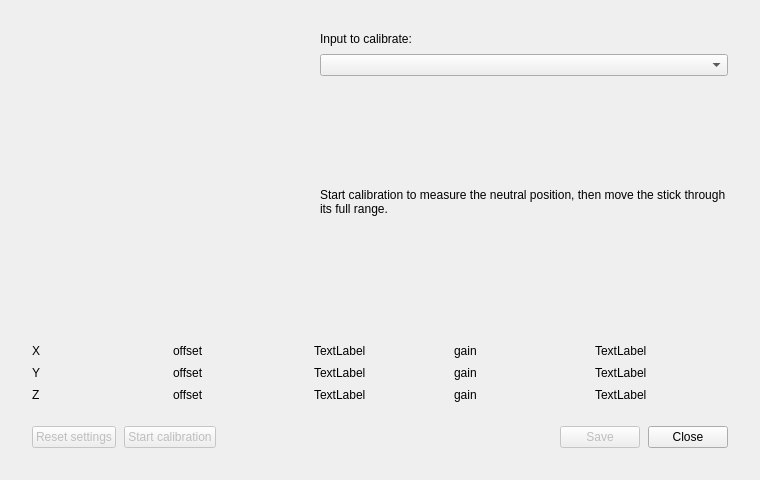
<?xml version="1.0" encoding="UTF-8"?>
<ui version="4.0">
 <class>Calibration</class>
 <widget class="QWidget" name="Calibration">
  <property name="geometry">
   <rect>
    <x>0</x>
    <y>0</y>
    <width>760</width>
    <height>480</height>
   </rect>
  </property>
  <property name="minimumSize">
   <size>
    <width>700</width>
    <height>440</height>
   </size>
  </property>
  <property name="windowTitle">
   <string>Form</string>
  </property>
  <layout class="QVBoxLayout" name="verticalLayout_7">

<property name="leftMargin"><number>24</number></property>
<property name="topMargin"><number>24</number></property>
<property name="rightMargin"><number>24</number></property>
<property name="bottomMargin"><number>24</number></property>
<property name="spacing"><number>8</number></property>
<item>
    <layout class="QVBoxLayout" name="verticalLayout_2">

<property name="leftMargin"><number>0</number></property>
<property name="topMargin"><number>0</number></property>
<property name="rightMargin"><number>0</number></property>
<property name="bottomMargin"><number>0</number></property>
<property name="spacing"><number>8</number></property>
<item>
      <layout class="QHBoxLayout" name="horizontalLayout_4" stretch="0,1">

<property name="leftMargin"><number>0</number></property>
<property name="topMargin"><number>0</number></property>
<property name="rightMargin"><number>0</number></property>
<property name="bottomMargin"><number>0</number></property>
<property name="spacing"><number>8</number></property>
<item>
        <widget class="QStackedWidget" name="statusStack">
         <property name="sizePolicy">
          <sizepolicy hsizetype="Preferred" vsizetype="Preferred">
           <horstretch>0</horstretch>
           <verstretch>0</verstretch>
          </sizepolicy>
         </property>
         <property name="minimumSize">
          <size>
           <width>280</width>
           <height>280</height>
          </size>
         </property>
         <property name="maximumSize">
          <size>
           <width>16777215</width>
           <height>16777215</height>
          </size>
         </property>
         <property name="sizeIncrement">
          <size>
           <width>0</width>
           <height>0</height>
          </size>
         </property>
         <property name="baseSize">
          <size>
           <width>200</width>
           <height>200</height>
          </size>
         </property>
         <property name="currentIndex">
          <number>1</number>
         </property>
         <widget class="JoySensorStatusBox" name="sensorStatusBoxWidget"/>
         <widget class="JoyControlStickStatusBox" name="stickStatusBoxWidget"/>
        </widget>
       </item>
       <item>
        <layout class="QVBoxLayout" name="verticalLayout" stretch="0,0,1">

<property name="leftMargin"><number>8</number></property>
<property name="topMargin"><number>8</number></property>
<property name="rightMargin"><number>8</number></property>
<property name="bottomMargin"><number>8</number></property>
<property name="spacing"><number>8</number></property>
<item>
          <widget class="QLabel" name="label_16">
           <property name="text">
            <string>Input to calibrate:</string>
           </property>
          </widget>
         </item>
         <item>
          <widget class="QComboBox" name="deviceComboBox"/>
         </item>

         <item>
          <widget class="QLabel" name="steps">
           <property name="text">
            <string>Start calibration to measure the neutral position, then move the stick through its full range.</string>
           </property>
           <property name="alignment">
            <set>Qt::AlignLeading|Qt::AlignLeft|Qt::AlignVCenter</set>
           </property>
           <property name="wordWrap">
            <bool>true</bool>
           </property>
          </widget>
         </item>
        </layout>
       </item>
      </layout>
     </item>
     <item>
      <layout class="QGridLayout" name="gridLayout">

<property name="leftMargin"><number>8</number></property>
<property name="topMargin"><number>8</number></property>
<property name="rightMargin"><number>8</number></property>
<property name="bottomMargin"><number>8</number></property>
<property name="spacing"><number>8</number></property>
<item row="3" column="0">
        <widget class="QLabel" name="zAxisLabel">
         <property name="text">
          <string>Z</string>
         </property>
        </widget>
       </item>
       <item row="3" column="2">
        <widget class="QLabel" name="offsetZValue">
         <property name="text">
          <string>TextLabel</string>
         </property>
        </widget>
       </item>
       <item row="1" column="0">
        <widget class="QLabel" name="xAxisLabel">
         <property name="text">
          <string>X</string>
         </property>
        </widget>
       </item>
       <item row="2" column="2">
        <widget class="QLabel" name="offsetYValue">
         <property name="text">
          <string>TextLabel</string>
         </property>
        </widget>
       </item>
       <item row="1" column="3">
        <widget class="QLabel" name="gainXLabel">
         <property name="text">
          <string>gain</string>
         </property>
        </widget>
       </item>
       <item row="1" column="2">
        <widget class="QLabel" name="offsetXValue">
         <property name="text">
          <string>TextLabel</string>
         </property>
        </widget>
       </item>
       <item row="1" column="1">
        <widget class="QLabel" name="offsetXLabel">
         <property name="text">
          <string>offset</string>
         </property>
        </widget>
       </item>
       <item row="2" column="0">
        <widget class="QLabel" name="yAxisLabel">
         <property name="text">
          <string>Y</string>
         </property>
        </widget>
       </item>
       <item row="3" column="1">
        <widget class="QLabel" name="offsetZLabel">
         <property name="text">
          <string>offset</string>
         </property>
        </widget>
       </item>
       <item row="2" column="1">
        <widget class="QLabel" name="offsetYLabel">
         <property name="text">
          <string>offset</string>
         </property>
        </widget>
       </item>
       <item row="1" column="4">
        <widget class="QLabel" name="gainXValue">
         <property name="text">
          <string>TextLabel</string>
         </property>
        </widget>
       </item>
       <item row="2" column="3">
        <widget class="QLabel" name="gainYLabel">
         <property name="text">
          <string>gain</string>
         </property>
        </widget>
       </item>
       <item row="2" column="4">
        <widget class="QLabel" name="gainYValue">
         <property name="text">
          <string>TextLabel</string>
         </property>
        </widget>
       </item>
       <item row="3" column="3">
        <widget class="QLabel" name="gainZLabel">
         <property name="text">
          <string>gain</string>
         </property>
        </widget>
       </item>
       <item row="3" column="4">
        <widget class="QLabel" name="gainZValue">
         <property name="text">
          <string>TextLabel</string>
         </property>
        </widget>
       </item>
      </layout>
     </item>

     <item>
      <layout class="QHBoxLayout" name="horizontalLayout">

<property name="leftMargin"><number>8</number></property>
<property name="topMargin"><number>8</number></property>
<property name="rightMargin"><number>8</number></property>
<property name="bottomMargin"><number>8</number></property>
<property name="spacing"><number>8</number></property>
<item>
        <widget class="QPushButton" name="resetBtn">
<property name="icon"><iconset><normaloff>:/pad/icons/refresh.svg</normaloff></iconset></property>
         <property name="enabled">
          <bool>false</bool>
         </property>
         <property name="text">
          <string>Reset settings</string>
         </property>
        </widget>
       </item>
       <item>
        <widget class="QPushButton" name="startBtn">
<property name="icon"><iconset><normaloff>:/pad/icons/sliders.svg</normaloff></iconset></property>
         <property name="enabled">
          <bool>false</bool>
         </property>
         <property name="text">
          <string>Start calibration</string>
         </property>
        </widget>
       </item>
       <item>
        <spacer name="horizontalSpacer">
         <property name="orientation">
          <enum>Qt::Horizontal</enum>
         </property>
         <property name="sizeHint" stdset="0">
          <size>
           <width>40</width>
           <height>20</height>
          </size>
         </property>
        </spacer>
       </item>
       <item>
        <widget class="QPushButton" name="saveBtn">
<property name="icon"><iconset><normaloff>:/pad/icons/save.svg</normaloff></iconset></property>
         <property name="enabled">
          <bool>false</bool>
         </property>
         <property name="text">
          <string>Save</string>
         </property>
        </widget>
       </item>
       <item>
        <widget class="QPushButton" name="cancelBtn">
<property name="icon"><iconset><normaloff>:/pad/icons/close.svg</normaloff></iconset></property>
         <property name="text">
          <string>Close</string>
         </property>
        </widget>
       </item>
      </layout>
     </item>
    </layout>
   </item>
  </layout>
 </widget>
 <customwidgets>
  <customwidget>
   <class>JoySensorStatusBox</class>
   <extends>QWidget</extends>
   <header>joysensorstatusbox.h</header>
  </customwidget>
  <customwidget>
   <class>JoyControlStickStatusBox</class>
   <extends>QWidget</extends>
   <header>joycontrolstickstatusbox.h</header>
  </customwidget>
 </customwidgets>
 <resources/>
 <connections/>
</ui>
